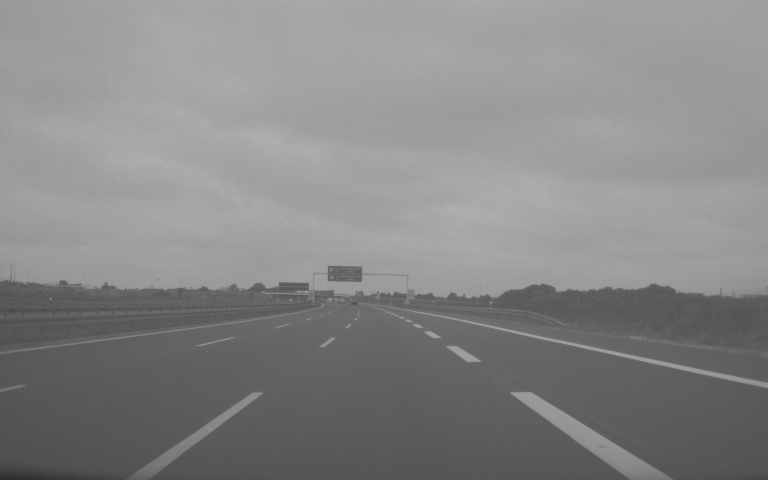
%> input picture loesungen/ub8/lanes-bw.png, 768 x 480 px
$ octave a2.m   (GNU Octave 9; MATLAB toolbox functions it lacks are replaced by stand-ins)
%> lines starting %> are read from the running program, lines starting %| are printed output that depends on the picture; in (x1, y1, x2, y2) boxes, pixels count from 0 and x2, y2 are one past the last pixel; in counts of white or black regions, pixels touching at a corner belong together; the program's own positions count from 1
### loesungen/ub8/hough.m
function O = hough(I, alphasteps)
% create a hough transform of the input image
	[h, w] = size(I)
	% maximal distance possible (diagonal)
	maxd = ceil(sqrt(h*h+w*w))
	% resulting hough space
	O = zeros(maxd, alphasteps);

	% discrete angles
	steps = [1:alphasteps];
	radians = steps / alphasteps * pi;

	% find non-zero entries
	[bys,bxs] = find(I);

	% move the origin to the center of the image
	%xs = bxs - w / 2;
	%ys = bys - h / 2;

	% keep the origin at the top left corner of the image
	xs = bxs;
	ys = bys;

	for p = 1:size(xs, 1)
		x = xs(p);
		y = ys(p);
		% calculate values for d
		ds = abs(round(x * cos(radians) + y * sin(radians)));
		% select only valid alpha positions
		alphas = find(ds > 0 & ds < maxd);
		% recalculate index of the (alpha,d) entry
		i  = (alphas-1) * maxd + ds(alphas);
		% cumulate values
		O(i) += 1;
	end;
end;

### loesungen/ub8/nms.m
function O = nms(I)
% non maximum supression
	[h, w] = size(I);
	O = zeros(h, w);
	I = padZero(I);
	for y = 2:h-1
		for x = 2:w-1
			P = I(y-1:y+1,x-1:x+1);
			m = max(P(:));
			if I(y,x) >= m
				O(y-1,x-1) = I(y,x);
			end;
		end;
	end;
end;

### loesungen/ub8/padZero.m
function A = padZero(A)
% pad a picture with one row and col of zeros each side
	A = [zeros(size(A,1),1) A];
	A = [zeros(1,size(A,2));A];
	A(end+1,:) = 0;
	A(:,end+1) = 0;
end;

### loesungen/ub8/a2.m
B = imread("lanes-bw.png");
%> B is the input picture: size 480x768 uint8; min 42, max 179, mean 134.6
I = imread("lanes-bw-canny.png");
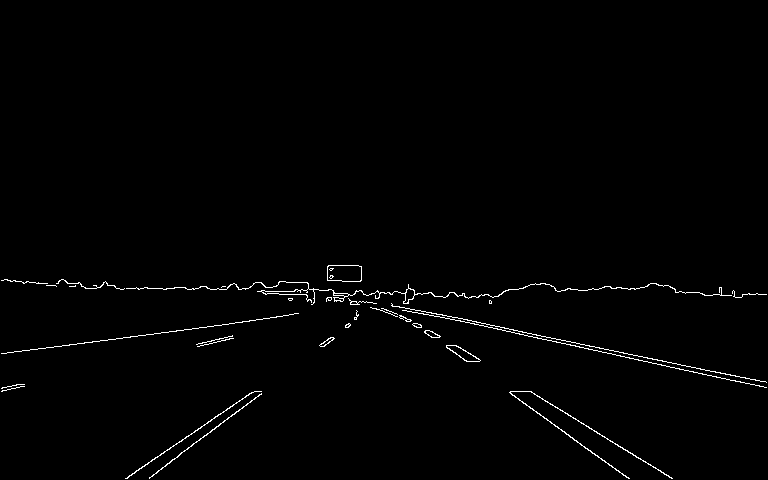
%> input picture loesungen/ub8/lanes-bw-canny.png, 768 x 480 px
%> I: size 480x768 logical; 1% white in thin lines or dots, all inside (x1, y1, x2, y2) = (1, 265, 767, 479)

% discretetize angle with 'alphasteps' steps
alphasteps = 512;
% perform hough transformation
O = hough(I, alphasteps);
%> in hough, `[bys,bxs] = find(I);`: bys = 3738 values from 266 to 479; bxs = 3738 values from 2 to 767
%> in hough, `ys = bys;`: ys = 3738 values, max 479 at index 347, min 266 at index 1427, mean 343
%> the loop in hough, `for p = 1:size(xs, 1)` made 3738 passes
%> (x, y) on passes 1 to 3: (2, 281), (2, 354), (2, 389)
%> after the loop in hough, `for p = 1:size(xs, 1)`:
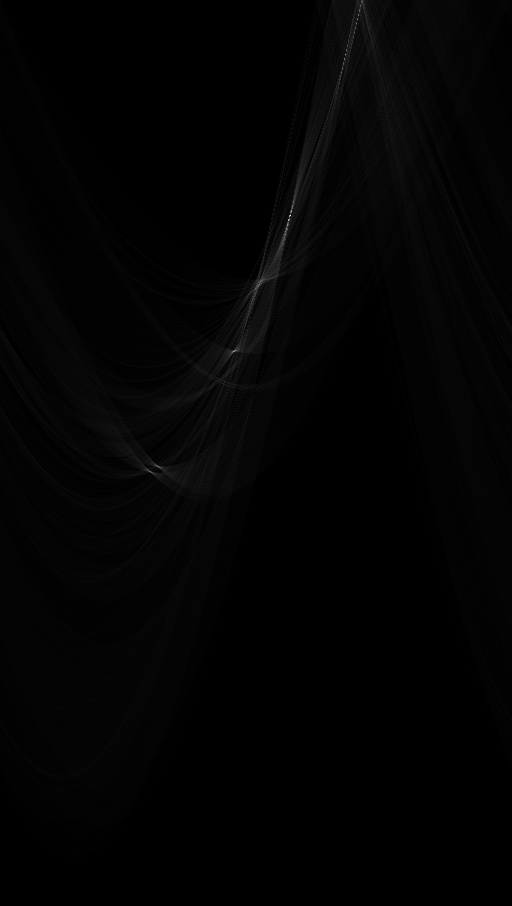
%> O: size 906x512 double; min 0, max 339, mean 4.1; drawn with min black and max white

% create an image of the result
O1 = O;
O1(find(O1 > 255)) = 255; % cut off too big values
%> O1: size 906x512 double; under 0.01% of pixels changed, all inside (x1, y1, x2, y2) = (288, 215, 291, 221)
imwrite(uint8(255-O1), "lanes-hough.png");
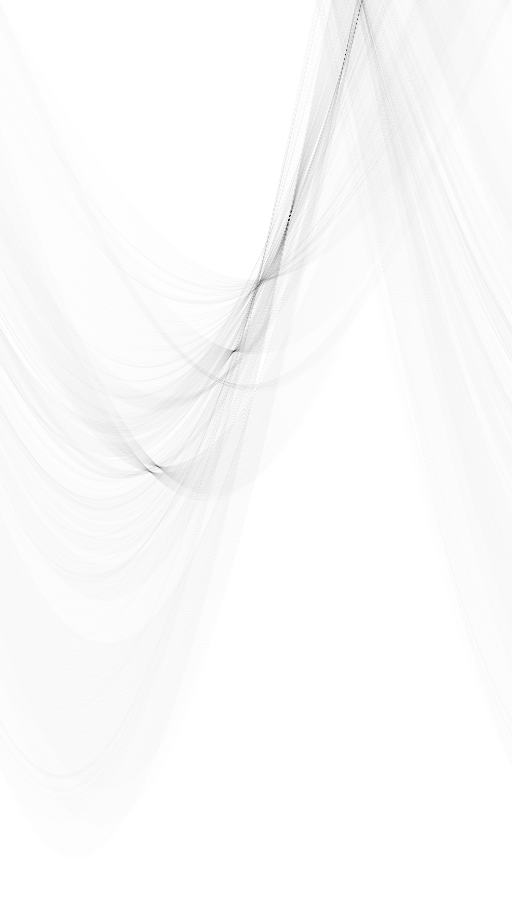
%> saved as lanes-hough.png: size 906x512 uint8; min 0, max 255, mean 250.9

% supress non maxima
O2 = nms(O);

% create another image of the local maxima
O3 = O2;
O3(find(O3 > 255)) = 255; % cut off too big values
%> O3: size 906x512 double; min 0, max 255, mean 0.9
imwrite(uint8(255-O3), "lanes-hough-nms.png");
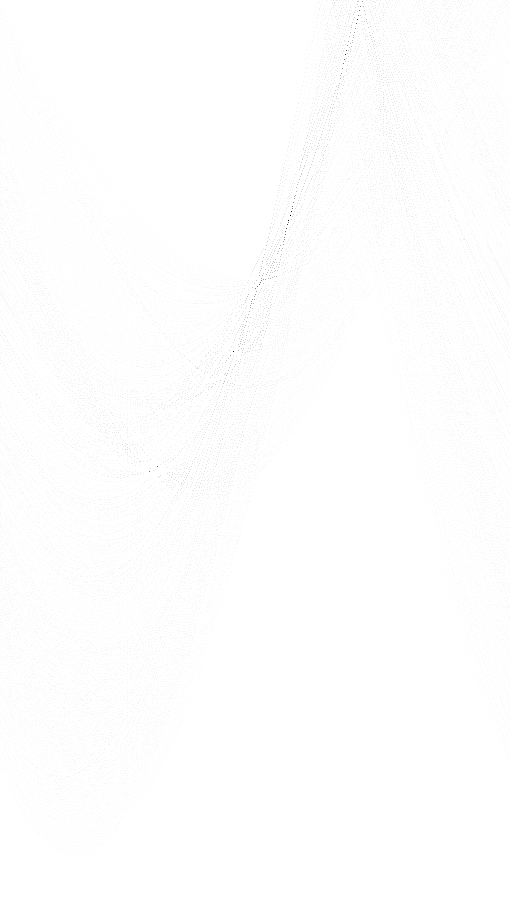
%> saved as lanes-hough-nms.png: size 906x512 uint8; min 0, max 255, mean 254.1

% find global maxima with thresholding
[ds,alphas] = find(O2 > 80);
%> ds = 60 values from 2 to 472; alphas = 60 values from 150 to 363

% draw lines on the original image
imshow(B);
hold on;
[h,w] = size(B);
%> h = 480; w = 768
alphas = alphas / alphasteps * pi;
%> alphas = 60 values from 0.92 to 2.23
ys = ds./sin(alphas);
%> ys = 60 values, max 593.1 at index 1, min 2.52 at index 60, mean 211.8
yws = (ds-w*cos(alphas))./sin(alphas);
%> yws = 60 values, max 594.3 at index 60, min 8.75 at index 1, mean 391.1
xs = ds./cos(alphas);
%> xs = 60 values, max 4.82e+18 at index 12, min -47588.9 at index 13, mean 1.59e+17
n = size(ys,1);
%> n = 60
for k = 1:n
	x = [0 w];
	y = [ys(k) yws(k)];
	plot(x, y);
end;
%> this loop made 60 passes
%> y on passes 1 to 12: [593.1 8.75], [566.3 39.44], [360.2 241.5], [355.2 250.9], [308.1 284.6], [302.1 283.2], [304.1 285.2], [300.1 285.9], [297 292.3], [300 295.3], [289 289], [295 295]
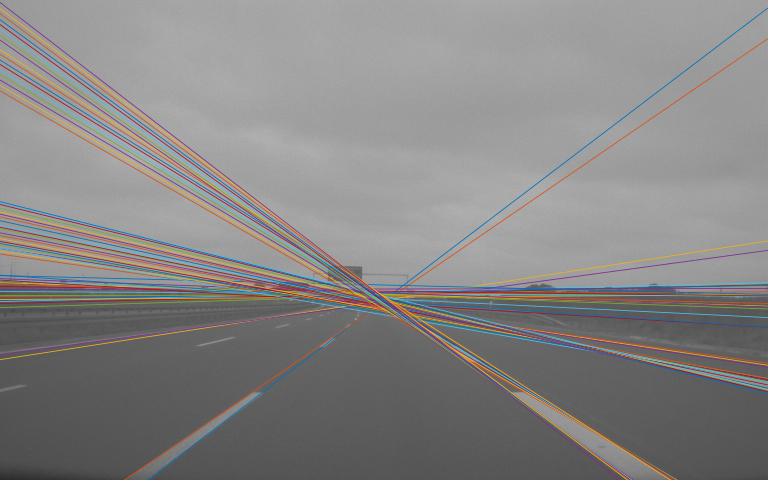
%> figure redrawn from the program's plot data
print("lanes-bw-result-own.png");
